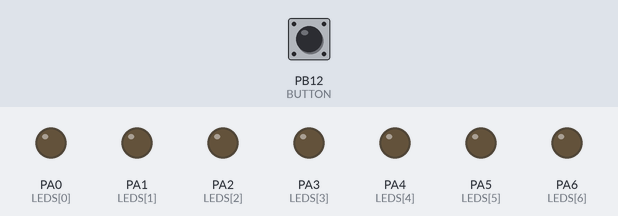
Simulated run of this program. Board: STM32 Blue Pill. Parts: output pins drawn as LEDs (lit = HIGH). The test bench sets the inputs (shaded band); at power-on: PB12 (BUTTON) HIGH. Random numbers use the default seed unless the program sets one.

Above: at 1.2 s.
1.3 s: PB12 (BUTTON) pulled LOW for 0.15 s
At 4.1 s:
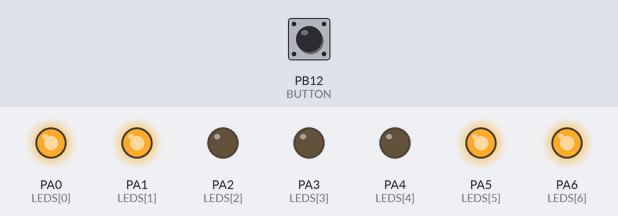
4.3 s: PB12 (BUTTON) pulled LOW for 1 s
At 6.9 s:
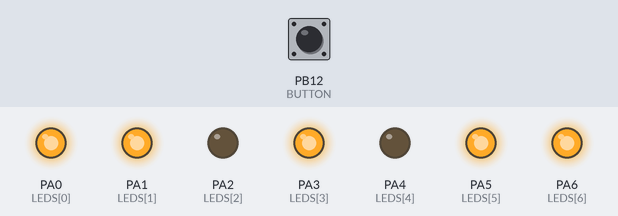
7.3 s: PB12 (BUTTON) pulled LOW for 3.2 s
At 10.6 s:
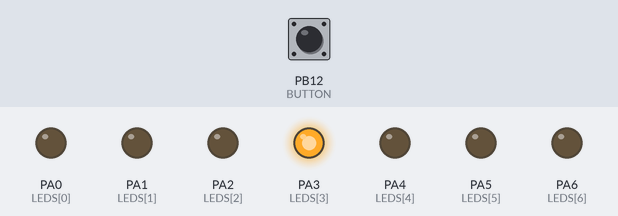
Timing chart, 0 to 12.1 s (numbered marks = the images above; inputs shaded):
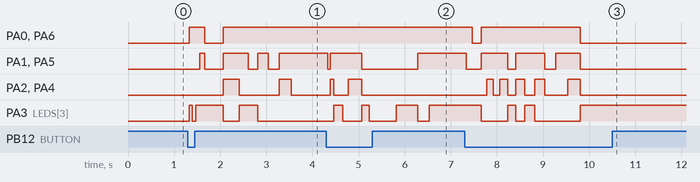

The program:

main.cpp
```cpp
#include <Arduino.h>

// 7 个位置：左上、右上、左中、中、右中、左下、右下
// 这里使用蓝药丸的 PA0~PA6；虚拟板会模拟这些 GPIO
const int LEDS[7] = {PA0, PA1, PA2, PA3, PA4, PA5, PA6};
const int BUTTON = PB12;

const uint8_t FACE[7][7] = {
  {0, 0, 0, 0, 0, 0, 0}, // 0：全灭
  {0, 0, 0, 1, 0, 0, 0}, // 1
  {1, 0, 0, 0, 0, 0, 1}, // 2
  {1, 0, 0, 1, 0, 0, 1}, // 3
  {1, 1, 0, 0, 0, 1, 1}, // 4
  {1, 1, 0, 1, 0, 1, 1}, // 5
  {1, 1, 1, 0, 1, 1, 1}  // 6
};

void showDice(int number) {
  for (int i = 0; i < 7; i++) {
    digitalWrite(LEDS[i], FACE[number][i]);
  }
}

bool buttonPressed() {
  if (digitalRead(BUTTON) != LOW) return false;
  delay(30); // 简单去抖：确认不是按键弹跳
  return digitalRead(BUTTON) == LOW;
}

void setup() {
  for (int i = 0; i < 7; i++) pinMode(LEDS[i], OUTPUT);
  pinMode(BUTTON, INPUT_PULLUP); // 松开=HIGH，按下=LOW

  // PA7 不接任何东西时会有一点噪声，作为伪随机种子
  randomSeed(analogRead(PA7));
  showDice(0);
}

void loop() {
  if (buttonPressed()) {
    // 模拟骰子滚动：逐渐变慢
    for (int i = 0; i < 15; i++) {
      showDice(random(1, 7));
      delay(60 + i * 15);
    }

    int result = random(1, 7);
    showDice(result);

    // 等待松手，避免一次长按触发多次
    while (digitalRead(BUTTON) == LOW) delay(5);
  }
}
```

syscalls.c
```cpp
#include <sys/stat.h>
#include <stdint.h>

// PlatformIO 某些 STM32 Arduino 工具链会要求这个空的系统调用。
// 本项目不使用 printf，所以直接报告“写入成功”即可。
int _write(int file, char *ptr, int len) {
  (void)file;
  (void)ptr;
  return len;
}

int _close(int file) { (void)file; return -1; }
int _fstat(int file, struct stat *st) { (void)file; st->st_mode = S_IFCHR; return 0; }
int _isatty(int file) { (void)file; return 1; }
int _lseek(int file, int ptr, int dir) { (void)file; (void)ptr; (void)dir; return 0; }
int _read(int file, char *ptr, int len) { (void)file; (void)ptr; (void)len; return 0; }
```

Measured:
- after the input at 1.3 s, PA0 (LEDS[0]): LOW → HIGH at once, → LOW 0.33 s later, → HIGH 0.41 s later; PA1 (LEDS[1]): goes HIGH 0.11 s, LOW 0.41 s, HIGH 0.54 s, LOW 0.21 s, HIGH 0.23 s, LOW 0.24 s, then HIGH, starting after 0.26 s
- after the input at 4.3 s, PA1 (LEDS[1]): HIGH → LOW at once, → HIGH 0.06 s later, → LOW 0.68 s later, → HIGH 1.2 s later; PA2 (LEDS[2]): LOW → HIGH after 0.09 s, → LOW 0.08 s later, → HIGH 0.32 s later, → LOW 0.29 s later
- after the input at 7.3 s, PA0 (LEDS[0]): HIGH → LOW after 0.17 s, → HIGH 0.20 s later, → LOW 2.1 s later; PA1 (LEDS[1]): goes LOW 0.33 s, HIGH 0.57 s, LOW 0.18 s, HIGH 0.63 s, LOW 0.24 s, HIGH 0.53 s, then LOW, starting at once
